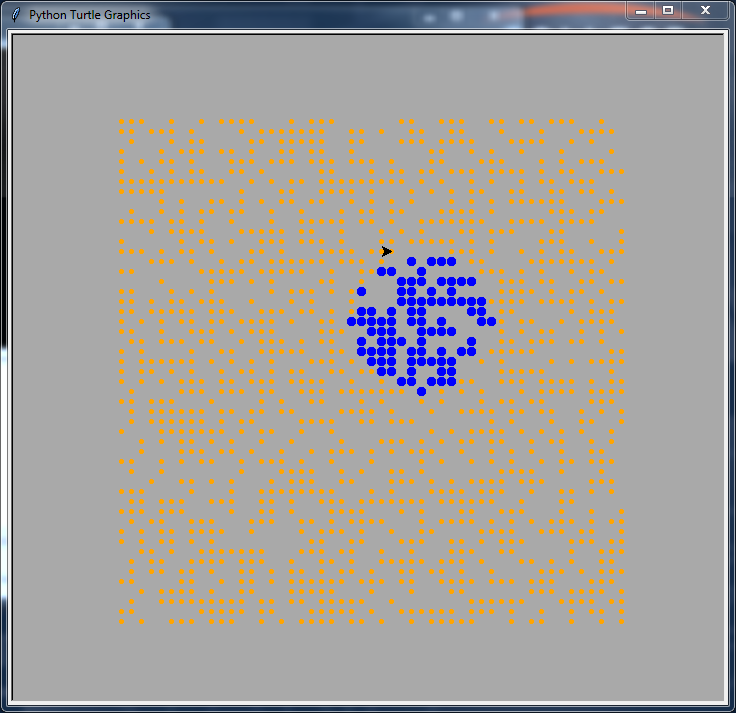

The script that drew this image:
'''
CSC101 Lab 9
Part 4: Points in circle 
Idrissa Jalloh
Franklin Nuth
March 31 2017
'''

import turtle 
import random
import mytools

turtle.bgcolor('darkgray') # set background color

# PROGRAM STARTS HERE
xc, yc = eval(input("Please enter the x and y of your center circle!: "))
r = eval(input("Please enter the radius of your circle!: "))

turtle.tracer(False) # Animation Off

for i in range(2000):
   x, y = mytools.random_location()
   mytools.move (x,y) # make turtle jump to location (x,y)
   if mytools.is_point_in_circle(xc, yc, r, x, y):
      turtle.dot(10, 'blue')
   else:
      turtle.dot(5, 'orange')
 
turtle.update() # Show all points at once
turtle.done()
